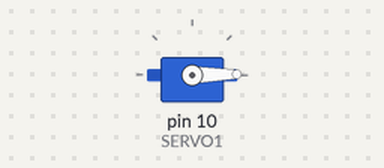
Simulated run of this sketch. Board: Arduino Uno, built with avr-gcc and run on an emulated ATmega328P. Shown: servo.

Above: at 0.05 s.
At 1.8 s:
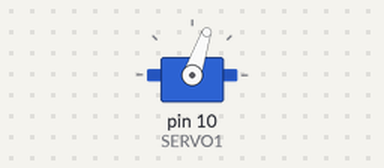
At 3.55 s:
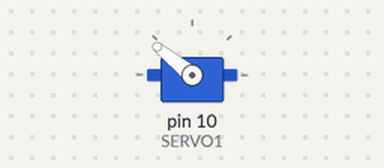
At 7.1 s:
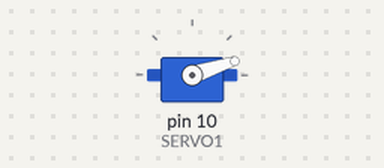
Timing chart, 0 to 9.8 s (numbered marks = the images above):
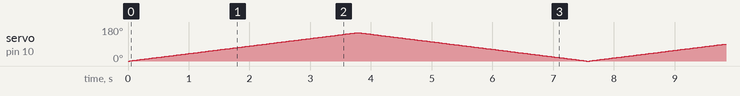

The sketch:

camera_rail.ino
```cpp
#include <Servo.h>
const int SERVO1 = 10;
Servo myservo;
int pos = 0;
void setup() {

  myservo.attach(SERVO1);
}

void loop() {
  //For a normal servo
  for (pos = 0; pos <= 150; pos += 1) { // goes from 0 degrees to 180 degrees
    // in steps of 1 degree
    myservo.write(pos);              // tell servo to go to position in variable 'pos'
    delay(25);                       // waits 15ms for the servo to reach the position
  }
  for (pos = 150; pos >= 0; pos -= 1) { // goes from 180 degrees to 0 degrees
    myservo.write(pos);              // tell servo to go to position in variable 'pos'
    delay(25);                       // waits 15ms for the servo to reach the position
  }
  //For a continous servo
//  myservo.write(0);

}
```
